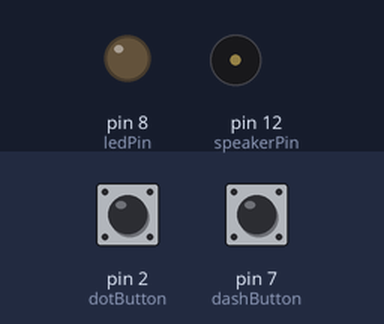
Simulated run of this sketch. Board: Arduino Uno, built with avr-gcc and run on an emulated ATmega328P. Shown: output pins drawn as LEDs (lit = HIGH), buzzer (waves = sounding). The inputs (shaded band) are chosen by the test bench; at power-on: pin 2 (dotButton) LOW, pin 7 (dashButton) LOW. What the sketch prints to the serial monitor is not drawn.

Above: at 1.6 s.
1.7 s: pin 2 (dotButton) pulled HIGH for 0.15 s
At 1.8 s:
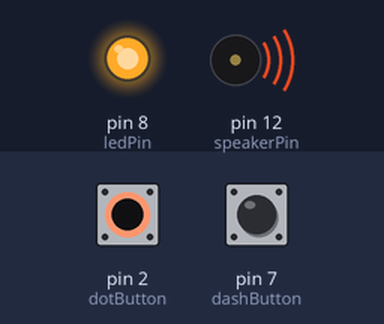
9.5 s: pin 2 (dotButton) pulled HIGH for 3.2 s
At 12.75 s:
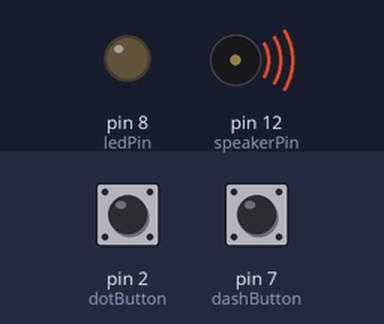
Timing chart, 0 to 14.3 s (numbered marks = the images above; inputs shaded):
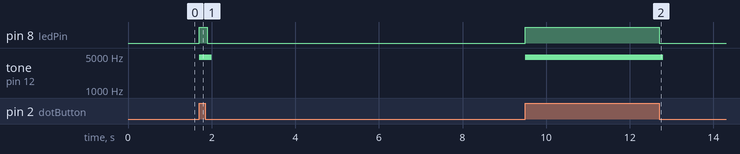

Measured:
- after the input at 1.7 s, pin 8 (ledPin): LOW → HIGH at once, → LOW 0.20 s later; tone on pin 12 (speakerPin): silent → 4699 Hz at once, → silent 0.30 s later
- after the input at 9.5 s, pin 8 (ledPin): LOW → HIGH at once, → LOW 3.2 s later; tone on pin 12 (speakerPin): silent → 4699 Hz at once, → silent 3.3 s later

The sketch:

MORSE_DECRYPTION.ino
```cpp
/*
  This Program is for demonstration of MORSE CODE Decryption
  which was use to send information secretly using codes of combinations dots .  and dashes -

  By Tamoghna Sarkar
*/


#define SIZE 26
const int ledPin=8;
const int speakerPin=12;
const int dotButton=2;
const int dashButton=7;

String morseCode="";
String text="";
int characterAscii=0;
int startPos=0, endPos=0;
int startPos1=0, endPos1=0;
String characterCode="";
int dashButtonState=0;
int dotButtonState=0;


//Array of MorseCode for letters of English Language A to Z
String letters[SIZE]={

// A to I
".-", "-...", "-.-.", "-..", ".", "..-.", "--.", "....", "..",
// J to R
".---", "-.-", ".-..", "--", "-.", "---", ".--.", "--.-", ".-.",
// S to Z
"...", "-", "..-", "...-", ".--", "-..-", "-.--", "--.."
};


void setup()
{
  //setup code here, to run once:
//Getting things Ready
pinMode(ledPin, OUTPUT);
pinMode(dotButton, INPUT);
pinMode(dashButton, INPUT);
Serial.begin(9600);
Serial.println("*************************************************************");
Serial.println("                    Demonstration of Morse Code              ");
Serial.println("************************************************************* ");
Serial.println("\nInstructions");
Serial.println("Please Write Your Morse code");
Serial.println("Press 1 on the above input box and then Press Enter ");
Serial.println("For Space between letters Press 2 and Press Enter ");
Serial.println("For Space between words Press 3 and Press Enter ");
Serial.println(" The Translation of Morse Code  will then be Shown ");
Serial.println("\n\nEnter Your Morse Code Here:- ");
}


void loop() {
  // main code here, to run repeatedly:

while(Serial.available() > 0 )
{
      int ascii=Serial.read();

      switch(ascii)
      {
        case 49: // 49 is Ascii value of 1

        Serial.print("\n");
        morseCode.concat('#');// Placing # at the end of morseCode to simplify further processing

         Serial.print("\nYour Morse code Translation :  ");

        endPos1=morseCode.indexOf('#');

        while(endPos1 < morseCode.length() )
        {
            extractLetters(morseCode.substring(startPos1, endPos1)); // This function would extract Letter as name suggest and would convert  code to text SIMPLE!
           startPos1=endPos1+1;
           if(startPos1 == morseCode.length() )
           {
              break;
           }
           endPos1= morseCode.indexOf('#', startPos1);
        }
        startPos1=0;
        endPos1=0;

        text=""; //  For New Translation
        morseCode="";
        Serial.println("\n\nEnter Your Morse Code Here ");


        break;

        case 50: // 50 is Ascii value of 2

        morseCode.concat("@");
        Serial.print("@");
        delay(200);

        break;

        case 51: // 51 is Ascii value of 3

        morseCode.concat("#");
        Serial.print("#");
        delay(200);

        break;

      }

}

process();

}

void turnONLedSpeaker()
{
  //Turn ON LED
  digitalWrite(ledPin, HIGH);
  tone(speakerPin, 4699, 300); // tone(speakerPin, frequency, duration in milliSec)

}

void process()
{

  dotButtonState=digitalRead(dotButton);
dashButtonState=digitalRead(dashButton);


  if(dashButtonState == HIGH)
  {
    turnONLedSpeaker();

    morseCode.concat("-"); // Storing code in variable morseCode with the help of concatenation function
    Serial.print("-");//Prints User entered Code
    delay(200);
  }
  else if(dotButtonState == HIGH)
  {
   turnONLedSpeaker();

   morseCode.concat(".");
   Serial.print(".");
   delay(200);

  }
  else
  {
    //Turn OFF LED
    digitalWrite(ledPin, LOW);

  }

}

char convertIntoText(String characterCode)
{
  characterAscii=65;

  for(int index=0; index<SIZE; index++)
  {
    if(characterCode == letters[index])
    {
      return characterAscii;
    }
    characterAscii++;
  }

}

void extractLetters(String words)
{
        words.concat('@'); // Placeing @ at the end of word to simplify further processing

        endPos=words.indexOf('@');


        //Loop to extracting single character morse Code from string of word
        while( endPos<words.length() )
       {
         characterCode=words.substring(startPos, endPos);

         //Now CharacterCode will now convert in text

         text.concat(convertIntoText(characterCode));

         startPos=endPos+1;
         characterCode="";

          // if condition is just to terminate loop when our extracting single character code is complete thats all
         if(startPos == words.length() )
         {
           break;
         }

         endPos=words.indexOf('@', startPos);

       }


        Serial.print(text);
        Serial.print(" ");
        startPos=0;
        endPos=0;
        text="";

}
```
